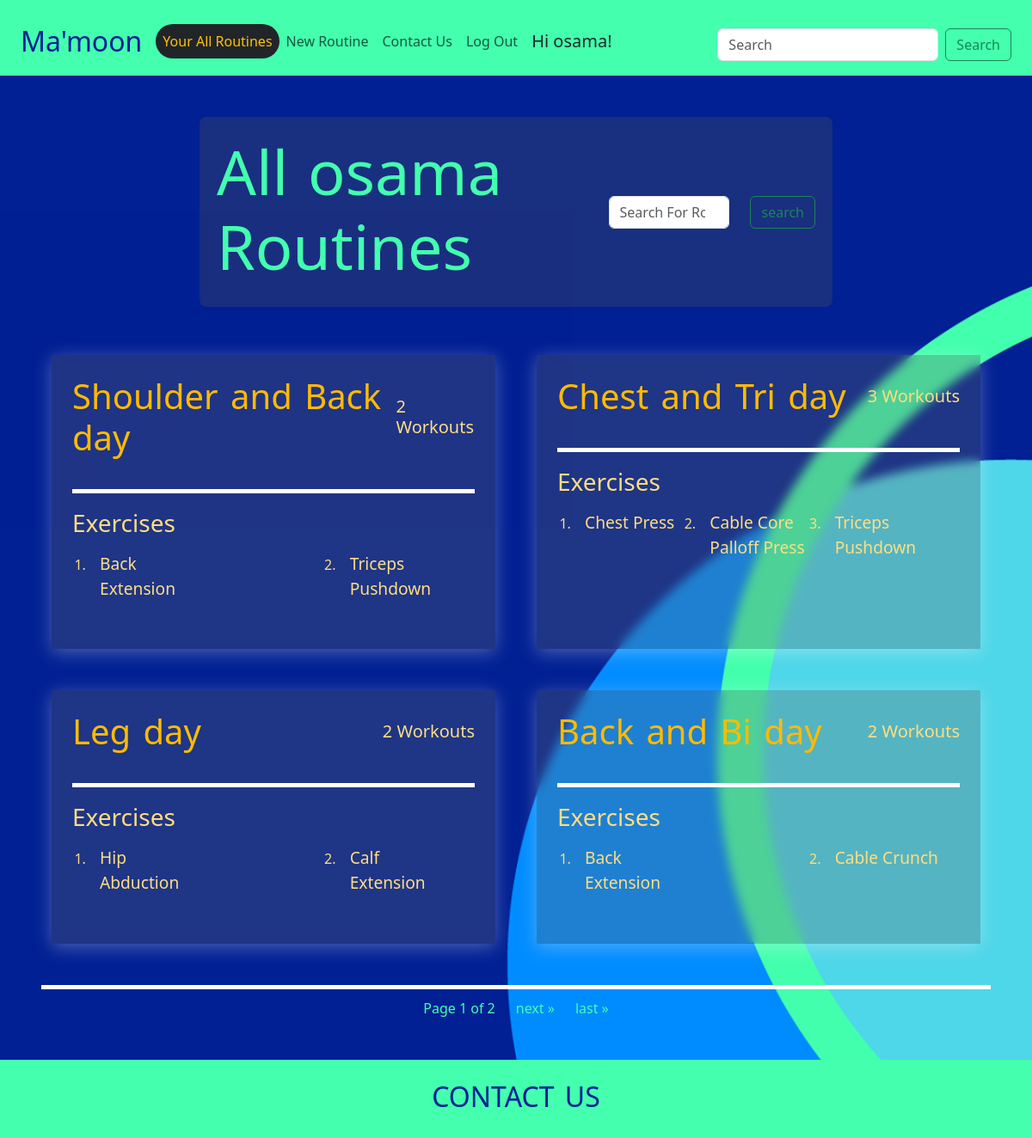
Page /routines/all/ (signed in) on the committed database.
### routines/models.py (models this page shows, shortened)
class Routine(models.Model):
    name = models.CharField(max_length=256)
    user = models.ForeignKey(User, on_delete=models.CASCADE)
    is_public = models.BooleanField(default=True)

### workouts/models.py (models this page shows, shortened)
class Workout(models.Model):
    routine = models.ForeignKey(Routine, on_delete=models.CASCADE)
    exercise = models.ForeignKey(Exercise, on_delete=models.CASCADE)
    note = models.TextField(blank=True)
    restTime = models.PositiveIntegerField(blank=True)
    start_time = models.DateTimeField(default=timezone.now)
    created_at = models.DateTimeField(auto_now_add=True)

### exercises/models.py (models this page shows, shortened)
class Exercise(models.Model):
    class WorkoutCategory(models.TextChoices):
        HOME_WORKOUT = 'home', 'Home Workout'
        CLUB_WORKOUT = 'club', 'Club Workout'
        BOTH_WORKOUTS = 'both', 'Home and Club Workouts'
    class EquipmentCategory(models.TextChoices):
        NO_EQUIPMENT = 'none', 'No Machine'
        MACHINE = 'machine', 'Machine'
    class ExerciseCategory(models.TextChoices):
        STRENGTH = 'strength', 'Strength'
        CARDIO = 'cardio', 'Cardio'
        FLEXIBILITY = 'flexibility', 'Flexibility'
    name = models.CharField(max_length=256)
    description = models.TextField(blank=True)
    image = models.ImageField(upload_to="media/images/exercises/")
    video_link = models.URLField(blank=True)
    video = models.FileField(upload_to="media/videos/", blank=True)
    workout_category = models.CharField(
        max_length=30,
        choices=WorkoutCategory.choices
    )
    equipment_category = models.CharField(
        max_length=30,
        choices=EquipmentCategory.choices
    )
    exercise_category = models.CharField(
        max_length=30,
        choices=ExerciseCategory.choices
    )

### routines/views.py (the view)
# urls.py: path("all/", views.all_routines_view, name="all_routines_view"),
def all_routines_view(request:HttpRequest):
    if not request.user.is_authenticated:
        messages.warning(request, "Only registered users can see their routines", "alert-warning")
        return redirect("main:home_view")
    routines = Routine.objects.filter(user=request.user)
    page_number = request.GET.get("page", 1)
    paginator = Paginator(routines, 4)
    routines_page = paginator.get_page(page_number)
    return render(request, "routines/all_routines.html", {'routines': routines_page})

### routines/templates/routines/all_routines.html (shortened to what this page needs)
{% extends 'main/base.html' %}
{% block content %}
{% load static %}
<div class="d-flex flex-column justify-content-center align-items-center">
    <div class="transparent-bg d-flex flex-column flex-lg-row justify-content-center align-items-center justify-content-lg-between align-items-lg-center gap-sm-2 gap-md-3 col-lg-8">
        <h1>
            All {{request.user.first_name}} Routines
        </h1>
        <form class="d-flex" role="search" method="get" action="{% url 'routines:search_routines_view' %}">
            <div class="d-flex flex-row justify-content-center align-items-center gap-3">
                <input  class="form-control me-2" type="search" placeholder="Search For Routine" aria-label="Search" name="search"  required minlength="3">
                <input type="submit" value="search" class="btn btn-outline-success"/>
            </div>
        </form>
    </div>
    {% include 'routines/routines_list.html' %}
</div>
<div class="line mt-5"></div>
<div class="pagination d-flex justify-content-center align-items-center gap-4">
    <div class="">
        Page {{ routines.number }} of {{ routines.paginator.num_pages }}
    </div>
    {% if routines.has_next %}
        <div class="d-flex gap-4 ">
            <a href="?page={{ routines.next_page_number }}">next &raquo;</a>
            <a href="?page={{ routines.paginator.num_pages }}">last &raquo;</a>
        </div>
    {% endif %}
</div>
{% endblock %}

### main/templates/main/base.html (shortened to what this page needs)
{% load static %}
<!DOCTYPE html>
<html lang="en">
<head>
    <link href="https://cdn.jsdelivr.net/npm/bootstrap@5.3.3/dist/css/bootstrap.min.css" rel="stylesheet">
    <link href="{% static 'css/style.css' %}" rel="stylesheet" />
    <link rel="stylesheet" href="https://cdn.jsdelivr.net/npm/bootstrap-icons@1.11.3/font/bootstrap-icons.min.css">
</head>
<body>
    <div class="container-fluid sticky-top pt-3" style="background-color: #43FFAE;">
        <nav class="navbar navbar-expand-lg">
            <div class="container-fluid">
                <a class="navbar-brand" href="/" style="color: #002093;"><h2>Ma'moon</h2></a>
                {% url 'main:contact_view' as contact_url %}
                {% url 'routines:new_routine_view' as new_routine %}
                {% url 'routines:all_routines_view' as all_routines %}
                {% url 'exercises:all_exercises_view' as all_exercises %}
                {% url 'exercises:new_exercise_view' as new_exercise %}
                <div class="collapse navbar-collapse" id="navbarSupportedContent">
                  <ul class="navbar-nav me-auto mb-2 mb-lg-0">
                    {% if request.user.is_authenticated or request.user.is_staff %}
                      <li class="nav-item">
                        <a {% if request.path == all_routines %} class="nav-link text-warning bg-dark rounded-5 ps-sm-5 ps-lg-2" {% else %} class="nav-link" {% endif %} href="{{all_routines}}">Your All Routines</a>
                      </li>
                      <li class="nav-item">
                        <a {% if request.path == new_routine %} class="nav-link text-warning bg-dark rounded-5 ps-sm-5 ps-lg-2" {% else %} class="nav-link" {% endif %} href="{{new_routine}}">New Routine</a>
                      </li>
                    {% endif %}
                    <li class="nav-item">
                      <a {% if request.path == contact_url %} class="nav-link text-primary bg-white rounded-5 ps-sm-5 ps-lg-2" {% else %} class="nav-link" {% endif %} href="{{contact_url}}">Contact Us</a>
                    </li>
                    {% if request.user.is_authenticated %}
                      <li class="nav-item">
                        <a class="nav-link" href="{% url 'accounts:log_out' %}">Log Out</a>
                      </li>
                    {% endif %}
                    {% if request.user.is_staff %}
                    <li class="nav-item">
                      <a class="nav-link" >
                        <h5 class="text-dark">
                          Hi {{request.user.first_name}}!
                        </h5>
                      </a>
                    </li>
                    <li class="nav-item">
                      <a class="nav-link" >
                        <h5 class="text-secondary">
                          Logged in as a staff member
                        </h5>
                      </a>
                    </li>
                    {% elif request.user.is_authenticated  %}
                    <li class="nav-item">
                      <a class="nav-link" >
                        <h5 class="text-dark">
                          Hi {{request.user.first_name}}!
                        </h5>
                      </a>
                    </li>
                    {% endif %}
                  </ul>
                  <form class="d-flex" role="search" method="get" action="">
                    <input  class="form-control me-2" type="search" placeholder="Search" aria-label="Search" name="search" value="{{request.GET.search}}" required minlength="3">
                    <button class="btn btn-outline-success" type="submit">Search</button>
                  </form>
                </div>
              </div>
        </nav>
    </div>
    <main class="p-5">
      {% block content %}
      {% endblock %}
    </main>
    <footer class="p-4">
        <section class="d-flex flex-column justify-content-center align-items-center gap-2">
            <a href="{% url 'main:contact_view' %}">
                <h2 class="text-center">CONTACT US</h2>
            </a>
        </section>
    </footer>
</body>
</html>

### routines/templates/routines/routines_list.html
<div class="container">
    <div class="row mt-2 row-cols-1 row-cols-sm-1 row-cols-lg-2 g-5">
        {% for routine in routines %}
            <div class="col">
                <div class="d-flex flex-column justify-content-start align-items-start h-100 p-4 gap-2 routine_card">
                    <div class="d-flex justify-content-between align-items-center w-100">
                        <a href="{% url 'routines:routine_detail_view' routine.id %}">
                            <h2>{{routine.name}} </h2>
                        </a>
                        <h5>{{routine.workout_set.all.count}} Workouts</h5>
                    </div>
                    <div class="line"></div>
                    <h3 class="">Exercises</h3>
                    <ol class="row row-cols-1 row-cols-sm-2 row-cols-md-3 justify-content-between w-100">
                        {% for workout in routine.workout_set.all %}
                            <li class="col-12">
                                <p>{{workout.exercise.name}}</p>
                            </li>
                        {% endfor %}
                    </ol>
                </div>
            </div>
        {% endfor %}
    </div>
  </div>

### main/static/css/style.css (style rules this page uses)
body { background-color: #43FFAE; }
a { text-decoration: none; }
h1 { font-size: 4.5rem; color: #43FFAE; }
h1, h2 { word-spacing: 4px; }
main { min-height: 100vh; background-image: url('/static/images/Cover.png'); background-size: cover; background-position:center; background-repeat: repeat-y; }
main { color: #43FFAE; }
main a { color: #43FFAE; }
footer a { color: #002093; }
.transparent-bg { background-color: rgba(83, 83, 83, 0.3); border-radius: 8px; padding: 20px; backdrop-filter: blur(2px); }
.routine_card { background-color: rgba(102, 102, 102, 0.3); backdrop-filter: blur(6px); box-shadow: 0 4px 20px rgba(255, 255, 255, 0.3); transition: transform 0.5s ease-in-out, box-shadow 0.5s ease-in-out, border 0.5s ease-in-out, backdrop-filter 0.5s ease-in-out, background-color 0.5 ease-in-out; }
.line { width: 100%; height: 5px; background-color: #ffffff; margin: 20px 0; margin-bottom: 10px; }
.routine_card h2 { font-size: 2.5rem; color: #ffbb00; transition: transform 0.3s ease; }
.routine_card p { font-size: 1.2rem; }
.routine_card { color: #ffde82; }

### rows in the picture
Routine: name "Shoulder and Back day", workout_set.all.count "2"
Workout: exercise.name "Back Extension"
Workout: exercise.name "Triceps Pushdown"
Routine: name "Chest and Tri day", workout_set.all.count "3"
Workout: exercise.name "Chest Press"
Workout: exercise.name "Cable Core Palloff Press"
Workout: exercise.name "Triceps Pushdown"
Routine: name "Leg day", workout_set.all.count "2"
Workout: exercise.name "Hip Abduction"
Workout: exercise.name "Calf Extension"
Routine: name "Back and Bi day", workout_set.all.count "2"
Workout: exercise.name "Back Extension"
Workout: exercise.name "Cable Crunch"

### other values in the picture
{{ request.user.first_name }} "osama"
{{ routines.number }} "1"
{{ routines.paginator.num_pages }} "2"
